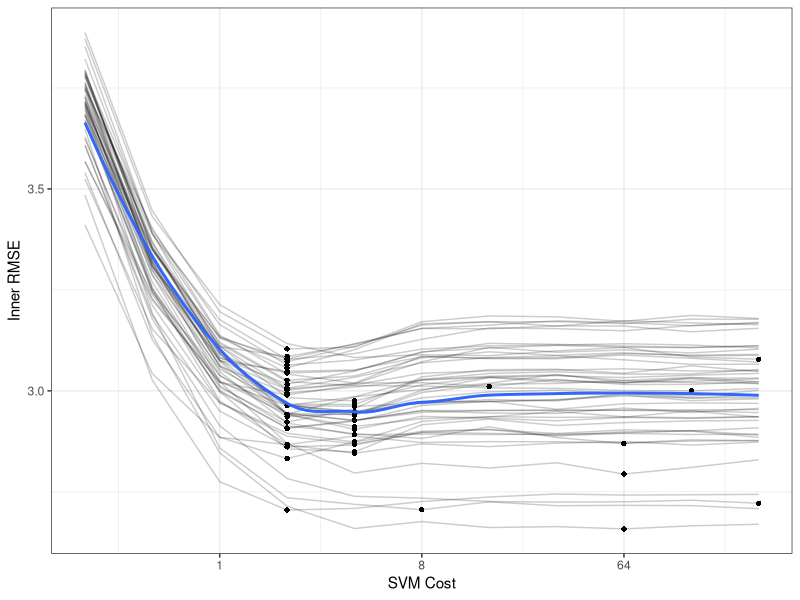
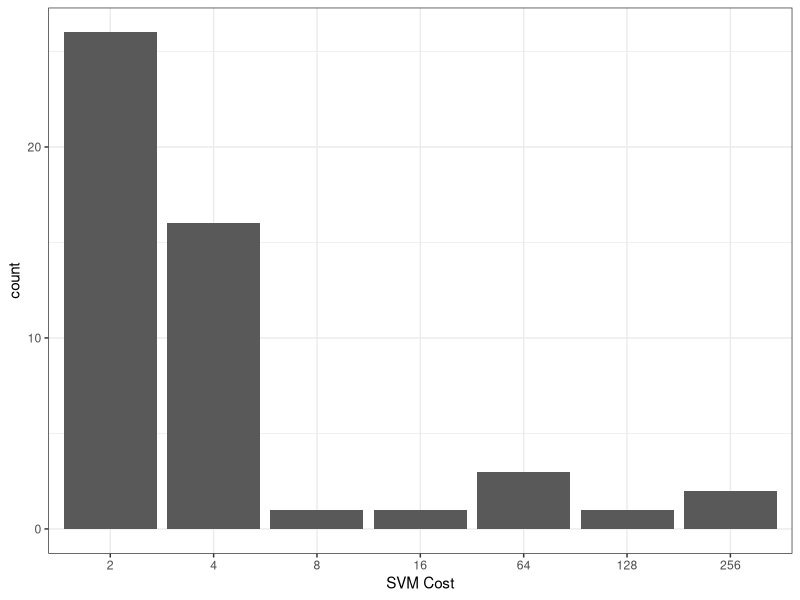
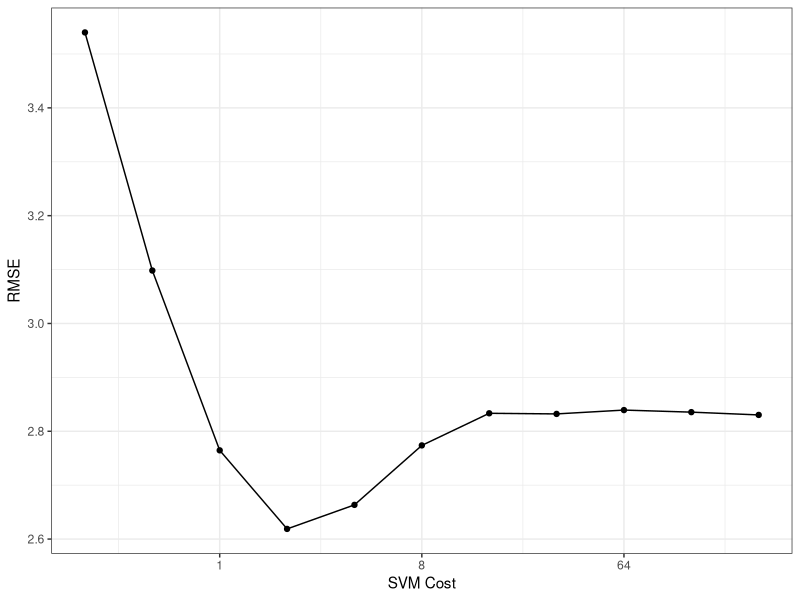

Write the R code that produced these figures, in order. (Note: this script raises an error after producing the figures.)
## ---- chunk 1
library(knitr)
knitr::opts_chunk$set(echo = TRUE)
## ---- chunk 2
library(rsample)   
library(purrr)
library(dplyr)
library(ggplot2)
library(scales)
library(mlbench)
library(kernlab)
library(sessioninfo)
theme_set(theme_bw())
## ---- chunk 3
sim_data <- function(n) {
  tmp <- mlbench.friedman1(n, sd=1)
  tmp <- cbind(tmp$x, tmp$y)
  tmp <- as.data.frame(tmp)
  names(tmp)[ncol(tmp)] <- "y"
  tmp
}

set.seed(9815)
train_dat <- sim_data(100)
large_dat <- sim_data(10^5)
## ---- chunk 4
results <- nested_cv(train_dat, 
                     outside = vfold_cv(repeats = 5), 
                     inside = bootstraps(25))
results
## ---- chunk 5
results$splits[[2]]
## ---- chunk 6
results$inner_resamples[[5]]
## ---- chunk 7
results$inner_resamples[[5]]$splits[[1]]
## ---- chunk 8
# `object` will be an `rsplit` object from our `results` tibble
# `cost` is the tuning parameter
svm_rmse <- function(object, cost = 1) {
  y_col <- ncol(object$data)
  mod <- ksvm(y ~ ., data = analysis(object),  C = cost)
  holdout_pred <- predict(mod, assessment(object)[-y_col])
  rmse <- sqrt(mean((assessment(object)$y - holdout_pred)^2, na.rm = TRUE))
  rmse
}

# In some case, we want to parameterize the function over the tuning parameter:
rmse_wrapper <- function(cost, object) svm_rmse(object, cost)
## ---- chunk 9
# `object` will be an `rsplit` object for the bootstrap samples
tune_over_cost <- function(object) {
  results <- tibble(cost = 2^seq(-2, 8, by = 1))
  results$RMSE <- map_dbl(results$cost, 
                          rmse_wrapper,
                          object = object)
  results
}
## ---- chunk 10
# `object` is an `rsplit` object in `results$inner_resamples` 
summarize_tune_results <- function(object) {
  # Return row-bound tibble that has the 25 bootstrap results
  map_df(object$splits, tune_over_cost) %>%
    # For each value of the tuning parameter, compute the 
    # average RMSE which is the inner bootstrap estimate. 
    group_by(cost) %>%
    summarize(mean_RMSE = mean(RMSE, na.rm = TRUE),
              n = length(RMSE))
}
## ---- chunk 11
tuning_results <- map(results$inner_resamples, summarize_tune_results) 
## ---- chunk 12
pooled_inner <- tuning_results %>% bind_rows

best_cost <- function(dat) dat[which.min(dat$mean_RMSE),]

p <- ggplot(pooled_inner, aes(x = cost, y = mean_RMSE)) + 
  scale_x_continuous(trans='log2') +
  xlab("SVM Cost") + ylab("Inner RMSE")

for(i in 1:length(tuning_results))
  p <- p  + 
  geom_line(data = tuning_results[[i]], alpha = .2) + 
  geom_point(data = best_cost(tuning_results[[i]]), pch = 16)

p <- p + geom_smooth(data = pooled_inner, se = FALSE)
p
## ---- chunk 13
cost_vals <- tuning_results %>% map_df(best_cost) %>% select(cost) 
results <- bind_cols(results, cost_vals)

ggplot(results, aes(x = factor(cost))) + geom_bar() + xlab("SVM Cost")
## ---- chunk 14
results$RMSE <- map2_dbl(results$splits, results$cost, svm_rmse)
summary(results$RMSE)
## ---- chunk 15
not_nested <- map(results$splits, tune_over_cost) %>%
  bind_rows

outer_summary <- not_nested %>% 
  group_by(cost) %>% 
  summarize(outer_RMSE = mean(RMSE),
            n = length(RMSE))
outer_summary

ggplot(outer_summary, aes(x = cost, y = outer_RMSE)) + 
  geom_point() + 
  geom_line() + 
  scale_x_continuous(trans='log2') +
  xlab("SVM Cost") + ylab("RMSE")
## ---- chunk 16
finalModel <- ksvm(y ~ ., data = train_dat, C = 2)
large_pred <- predict(finalModel, large_dat[, -ncol(large_dat)])
sqrt(mean((large_dat$y - large_pred)^2, na.rm = TRUE))
## ---- chunk 17
session_info()
